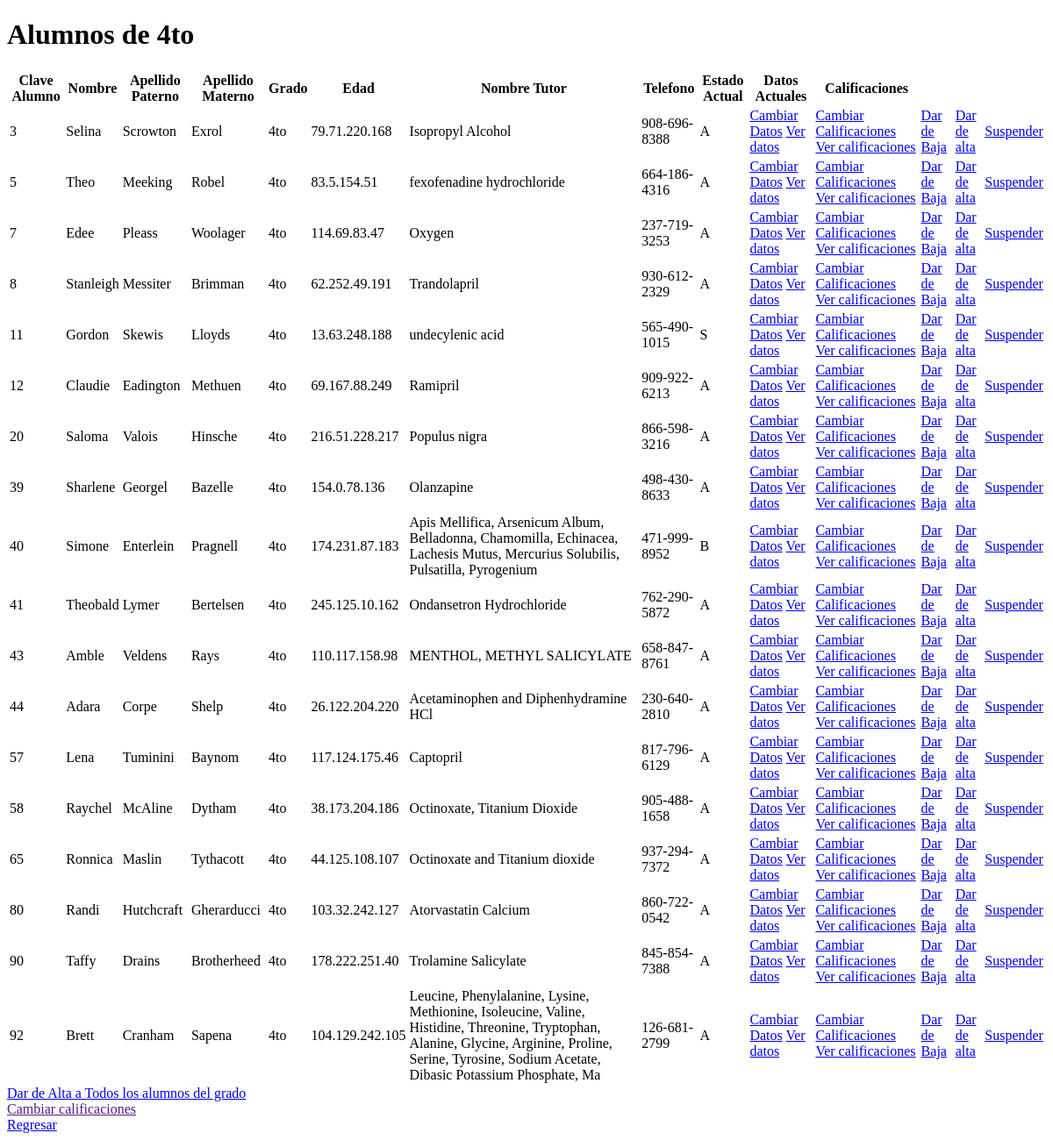
The page /verAlumno/4to on the database as committed earlier.
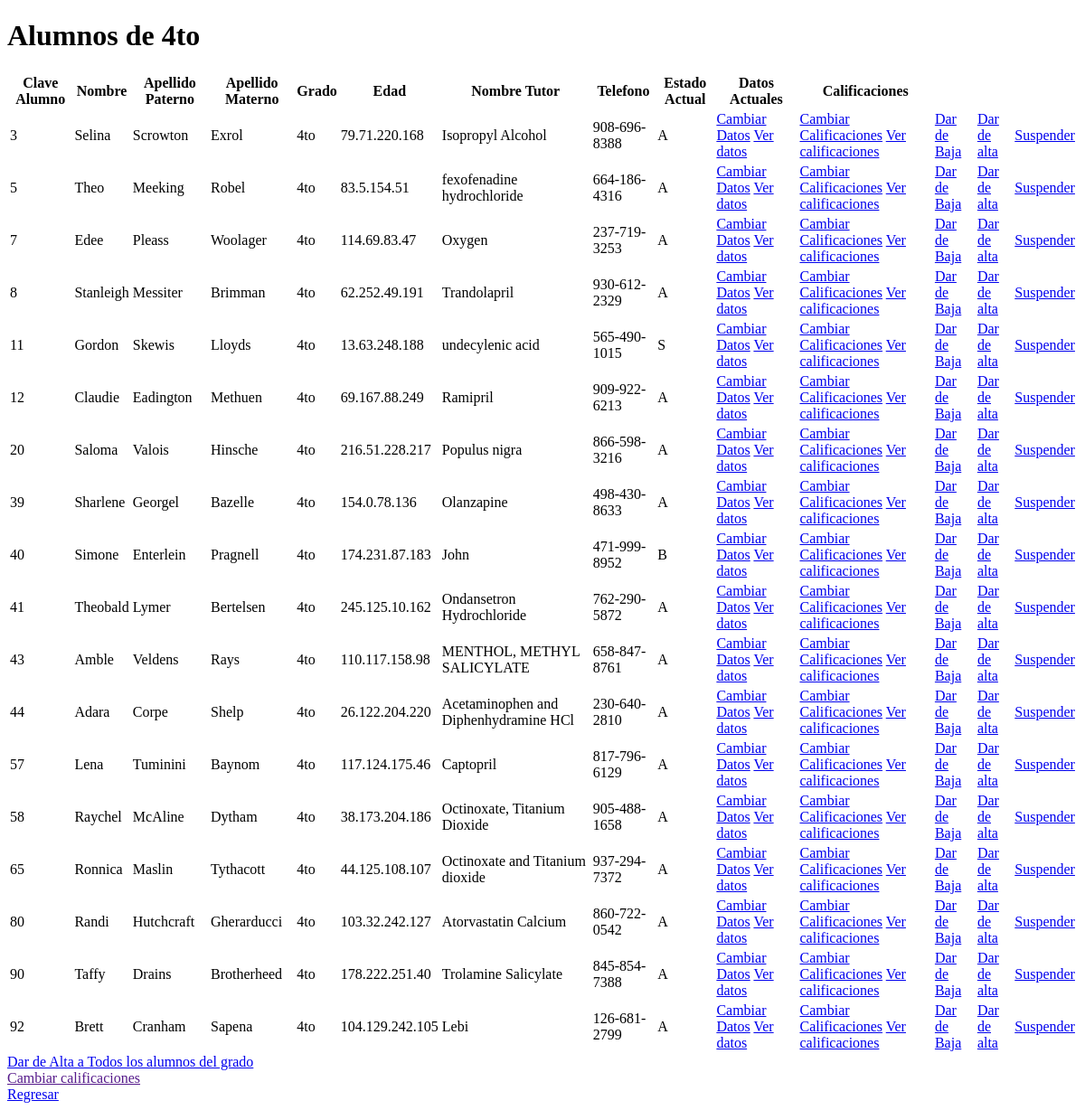
The same page on the database as committed later.
### tables this page shows
CREATE TABLE estudiante(
    estudiante_ID NUMBER(30) PRIMARY KEY, 
    nombre VARCHAR(20) NOT NULL,
    apellido_pat VARCHAR(20) NOT NULL,
    apellido_mat VARCHAR(20),
    grado VARCHAR(20) NOT NULL,
    edad NUMBER(5) NOT NULL,
    nombre_tutor VARCHAR(50),
    telefono VARCHAR(50),
    dia_registro DATE DEFAULT SYSDATE,
    estado CHAR(2),
    CONSTRAINT estado_ck CHECK(estado IN ('A', 'S', 'B'))
);

### app.py (the view)
@app.route('/verAlumno/<grupo>')
def verAlumno(grupo):
    estudiantes = coneccion.consulta_estudiantes(grupo)
    return render_template('veralumno.html', estu=estudiantes )

### models.py (called while the page is built)
def consulta_estudiantes(grado):
    con = sql.connect("DB/baseConeyotl.db")
    cursor = con.cursor()
    cursor.execute("SELECT * FROM estudiante where grado=?",(grado,))
    datos_estudiantes = cursor.fetchall()
    con.commit()
    con.close()
    return datos_estudiantes

### templates/veralumno.html (shortened to what this page needs)
<!DOCTYPE html>
<html lang="es">
<head>
</head>
<body>
    <h1>Alumnos de {{ estu.4.4 }} </h1>
    <table>
        <thead>
            <tr>
                <th>Clave Alumno </th>
                <th>Nombre </th>
                <th>Apellido Paterno </th>
                <th>Apellido Materno </th>
                <th>Grado </th>
                <th>Edad </th>
                <th>Nombre Tutor </th>
                <th>Telefono </th>
                <th> Estado Actual </th>
                <th> Datos Actuales </th>
                <th> Calificaciones </th>
            </tr>
        </thead>
        <tbody>
            <tr>
                {% for i in estu %}
                <td>{{ i.0 }}</td>
                <td>{{ i.1 }}</td>
                <td>{{ i.2 }}</td>
                <td>{{ i.3 }}</td>
                <td>{{ i.4 }}</td>
                <td>{{ i.5 }}</td>
                <td>{{ i.6 }}</td>
                <td>{{ i.7 }}</td>
                <td>{{ i.9 }}</td>
                <td><a href="/editar/actualizar/{{ i.0 }}/{{ i.4 }}">Cambiar Datos</a> <a href="/verAlumnoDatos/{{ i.0 }}/{{ i.4 }}">Ver datos</a> </td>
                <td><a href="/editar/cambiar/calificaciones/{{ i.0 }}/{{ i.4 }}">Cambiar Calificaciones</a> <a href="/editar/actualizar/calificaciones/{{ i.0 }}/{{ i.4 }}">Ver calificaciones</a> </td>
                <td><a href="/baja/{{ i.0 }}/{{ i.4 }}">Dar de Baja</a></td>
                <td><a href="/alta/{{ i.0 }}/{{ i.4 }}">Dar de alta</a></td>
                <td><a href="/suspender/{{ i.0 }}/{{ i.4 }}">Suspender</a></td>
            </tr>
            {% endfor %}
        </tbody>
    </table>
    <a href="/edit/{{ estu.4.4 }}">Dar de Alta a Todos los alumnos del grado</a> <br>
    <a href="">Cambiar calificaciones</a> <br>
    <a href="/admin">Regresar</a>
</body>
</html>

Rows that differ between the two databases and show on the page:
changed estudiante "Simone": nombre_tutor "Apis Mellifica, Arsenicum Album, Belladonna, Chamomilla, Echinacea, Lachesis Mutus, Mercurius Solubilis, Pulsatilla, Pyrogenium" → "John"
changed estudiante "Brett": nombre_tutor "Leucine, Phenylalanine, Lysine, Methionine, Isoleucine, Valine, Histidine, Threonine, Tryptophan, Alanine, Glycine, Arginine, Proline, Serine, Tyrosine, Sodium Acetate, Dibasic Potassium Phosphate, Ma" → "Lebi"
